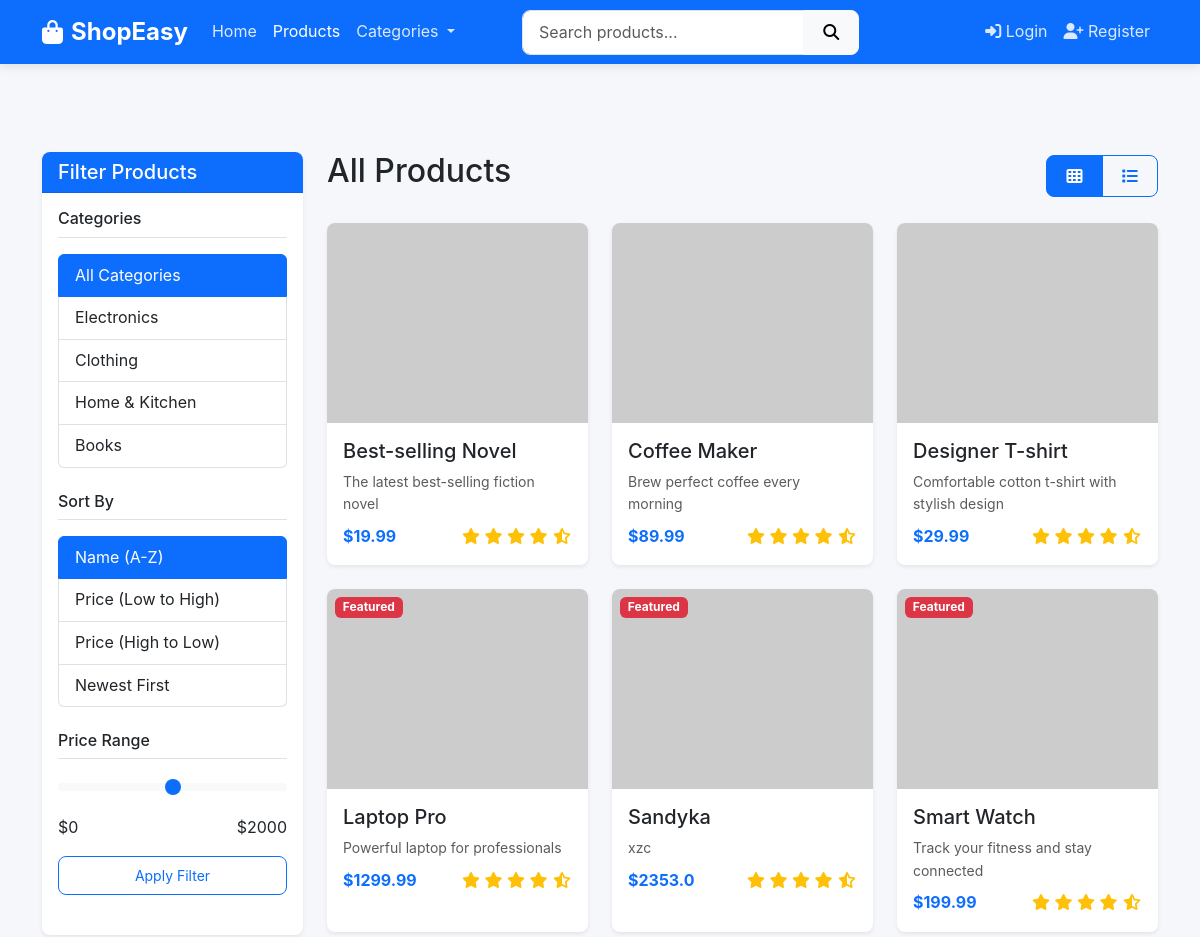
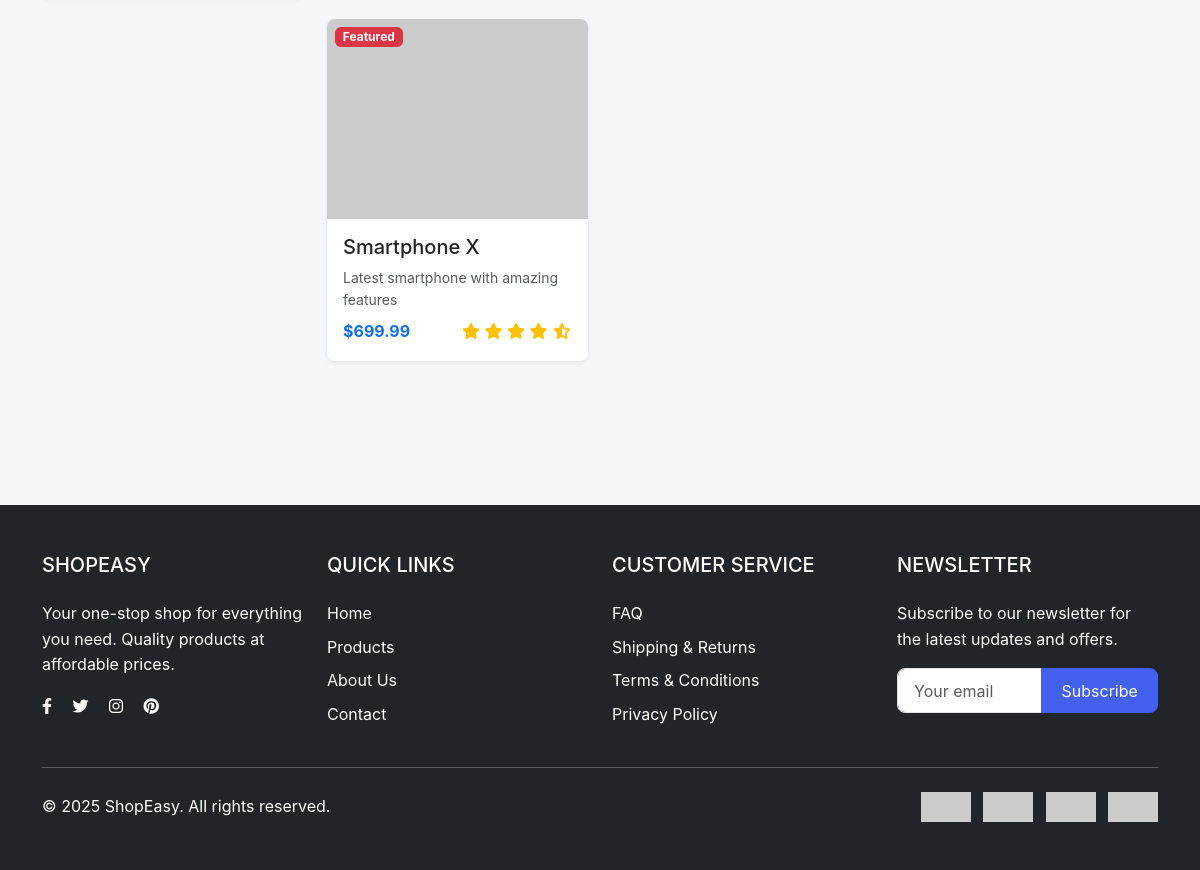
Page /products on the committed database (2 pictures, top to bottom).
### app/models.py (models this page shows, shortened)
class Category(db.Model):
    id = db.Column(db.Integer, primary_key=True)
    name = db.Column(db.String(50), unique=True, nullable=False)
    description = db.Column(db.String(200))
    products = db.relationship('Product', backref='category', lazy=True)

class Product(db.Model):
    id = db.Column(db.Integer, primary_key=True)
    name = db.Column(db.String(100), nullable=False)
    description = db.Column(db.Text, nullable=False)
    price = db.Column(db.Float, nullable=False)
    stock = db.Column(db.Integer, default=0)
    image = db.Column(db.String(100), default='default_product.jpg')
    category_id = db.Column(db.Integer, db.ForeignKey('category.id'), nullable=False)
    store_id = db.Column(db.Integer, db.ForeignKey('store.id'), nullable=True)
    date_added = db.Column(db.DateTime, default=datetime.utcnow)
    is_featured = db.Column(db.Boolean, default=False)

### app/routes/products.py (the view)
@products.route('/products')
def list_products():
    page = request.args.get('page', 1, type=int)
    per_page = 12  # Number of products per page
    category_id = request.args.get('category', type=int)
    sort_by = request.args.get('sort', 'name')  # Default sort by name
    query = Product.query
    if category_id:
        query = query.filter_by(category_id=category_id)
        category = Category.query.get_or_404(category_id)
        title = f'{category.name} Products'
    else:
        title = 'All Products'
    if sort_by == 'price_low':
        query = query.order_by(Product.price)
    elif sort_by == 'price_high':
        query = query.order_by(Product.price.desc())
    elif sort_by == 'newest':
        query = query.order_by(Product.date_added.desc())
    else:  # Default sort by name
        query = query.order_by(Product.name)
    products = query.paginate(page=page, per_page=per_page)
    categories = Category.query.all()
    return render_template('products/list.html',
                          products=products,
                          categories=categories,
                          current_category=category_id,
                          sort_by=sort_by,
                          title=title)

### app/templates/products/list.html (shortened to what this page needs)
{% extends "base.html" %}
{% block content %}
<div class="container py-5">
    <div class="row">
        <div class="col-lg-3 mb-4 mb-lg-0">
            <div class="card shadow-sm">
                <div class="card-header bg-primary text-white">
                    <h5 class="mb-0">Filter Products</h5>
                </div>
                <div class="card-body">
                    <h6 class="border-bottom pb-2 mb-3">Categories</h6>
                    <div class="list-group mb-4">
                        <a href="{{ url_for('products.list_products') }}" class="list-group-item list-group-item-action {% if not current_category %}active{% endif %}">
                            All Categories
                        </a>
                        {% for category in categories %}
                        <a href="{{ url_for('products.category', category_id=category.id) }}" class="list-group-item list-group-item-action {% if current_category == category.id %}active{% endif %}">
                            {{ category.name }}
                        </a>
                        {% endfor %}
                    </div>
                    <h6 class="border-bottom pb-2 mb-3">Sort By</h6>
                    <div class="list-group mb-4">
                        <a href="{{ url_for('products.list_products', category=current_category, sort='name') }}" class="list-group-item list-group-item-action {% if sort_by == 'name' %}active{% endif %}">
                            Name (A-Z)
                        </a>
                        <a href="{{ url_for('products.list_products', category=current_category, sort='price_low') }}" class="list-group-item list-group-item-action {% if sort_by == 'price_low' %}active{% endif %}">
                            Price (Low to High)
                        </a>
                        <a href="{{ url_for('products.list_products', category=current_category, sort='price_high') }}" class="list-group-item list-group-item-action {% if sort_by == 'price_high' %}active{% endif %}">
                            Price (High to Low)
                        </a>
                        <a href="{{ url_for('products.list_products', category=current_category, sort='newest') }}" class="list-group-item list-group-item-action {% if sort_by == 'newest' %}active{% endif %}">
                            Newest First
                        </a>
                    </div>
                    <h6 class="border-bottom pb-2 mb-3">Price Range</h6>
                    <div class="mb-4">
                        <div class="range">
                            <input type="range" class="form-range" min="0" max="2000" id="price-range">
                        </div>
                        <div class="d-flex justify-content-between mt-2">
                            <span>$0</span>
                            <span>$2000</span>
                        </div>
                        <div class="d-grid mt-3">
                            <button class="btn btn-sm btn-outline-primary">Apply Filter</button>
                        </div>
                    </div>
                </div>
            </div>
        </div>
        <div class="col-lg-9">
            <div class="d-flex justify-content-between align-items-center mb-4">
                <h2>{{ title }}</h2>
                <div class="btn-group">
                    <button type="button" class="btn btn-outline-primary active">
                        <i class="fas fa-th"></i>
                    </button>
                    <button type="button" class="btn btn-outline-primary">
                        <i class="fas fa-list"></i>
                    </button>
                </div>
            </div>
            {% if products.items %}
            <div class="row">
                {% for product in products.items %}
                <div class="col-md-6 col-lg-4 mb-4">
                    <div class="card product-card h-100 shadow-sm">
                        <div class="position-relative">
                            {% if product.is_featured %}
                            <span class="badge bg-danger position-absolute top-0 start-0 m-2">Featured</span>
                            {% endif %}
                        </div>
                        <div class="card-body">
                            <h5 class="card-title">{{ product.name }}</h5>
                            <p class="card-text small text-muted mb-2">{{ product.description[:100] }}{% if product.description|length > 100 %}...{% endif %}</p>
                            <div class="d-flex justify-content-between align-items-center">
                                <span class="fw-bold text-primary">${{ product.price }}</span>
                                <div class="rating">
                                    <i class="fas fa-star text-warning"></i>
                                    <i class="fas fa-star text-warning"></i>
                                    <i class="fas fa-star text-warning"></i>
                                    <i class="fas fa-star text-warning"></i>
                                    <i class="fas fa-star-half-alt text-warning"></i>
                                </div>
                            </div>
                        </div>
                    </div>
                </div>
                {% endfor %}
            </div>
            {% endif %}
        </div>
    </div>
</div>
{% endblock %}

### app/static/css/style.css (style rules this page uses)
:root { --primary-color: #4361ee; --secondary-color: #3f37c9; --accent-color: #4cc9f0; --success-color: #4caf50; --warning-color: #ff9800; --danger-color: #f44336; --light-color: #f8f9fa; --dark-color: #212529; --gray-color: #6c757d; --gray-light-color: #e9ecef; --border-radius: 0.5rem; --box-shadow: 0 0.5rem 1rem rgba(0, 0, 0, 0.15); --transition: all 0.3s ease; }
body { font-family: 'Poppins', -apple-system, BlinkMacSystemFont, 'Segoe UI', Roboto, Oxygen, Ubuntu, Cantarell, 'Open Sans', 'Helvetica Neue', sans-serif; color: var(--dark-color); background-color: #f5f7fa; line-height: 1.6; }
a { color: var(--primary-color); text-decoration: none; transition: var(--transition); }
.btn { border-radius: var(--border-radius); padding: 0.5rem 1.2rem; transition: var(--transition); }
.card { border-radius: var(--border-radius); border: none; overflow: hidden; transition: var(--transition); }
.card-header { border-bottom: 1px solid rgba(0, 0, 0, 0.08); }
.shadow-sm { box-shadow: 0 0.125rem 0.25rem rgba(0, 0, 0, 0.075) !important; }
.product-card { transition: var(--transition); position: relative; }
.rating .fas.fa-star, .rating .fas.fa-star-half-alt, .rating .far.fa-star { color: #ffc107; }

### rows in the picture
Category: name "Electronics"
Category: name "Clothing"
Category: name "Home & Kitchen"
Category: name "Books"
Product: name "Best-selling Novel", description "The latest best-selling fiction novel", price "19.99"
Product: name "Coffee Maker", description "Brew perfect coffee every morning", price "89.99"
Product: name "Designer T-shirt", description "Comfortable cotton t-shirt with stylish design", price "29.99"
Product: is_featured "Featured", name "Laptop Pro", description "Powerful laptop for professionals", price "1299.99"
Product: is_featured "Featured", name "Sandyka", description "xzc", price "2353.0"
Product: is_featured "Featured", name "Smart Watch", description "Track your fitness and stay connected", price "199.99"
Product: is_featured "Featured", name "Smartphone X", description "Latest smartphone with amazing features", price "699.99"

### other values in the picture
{{ title }} "All Products"
